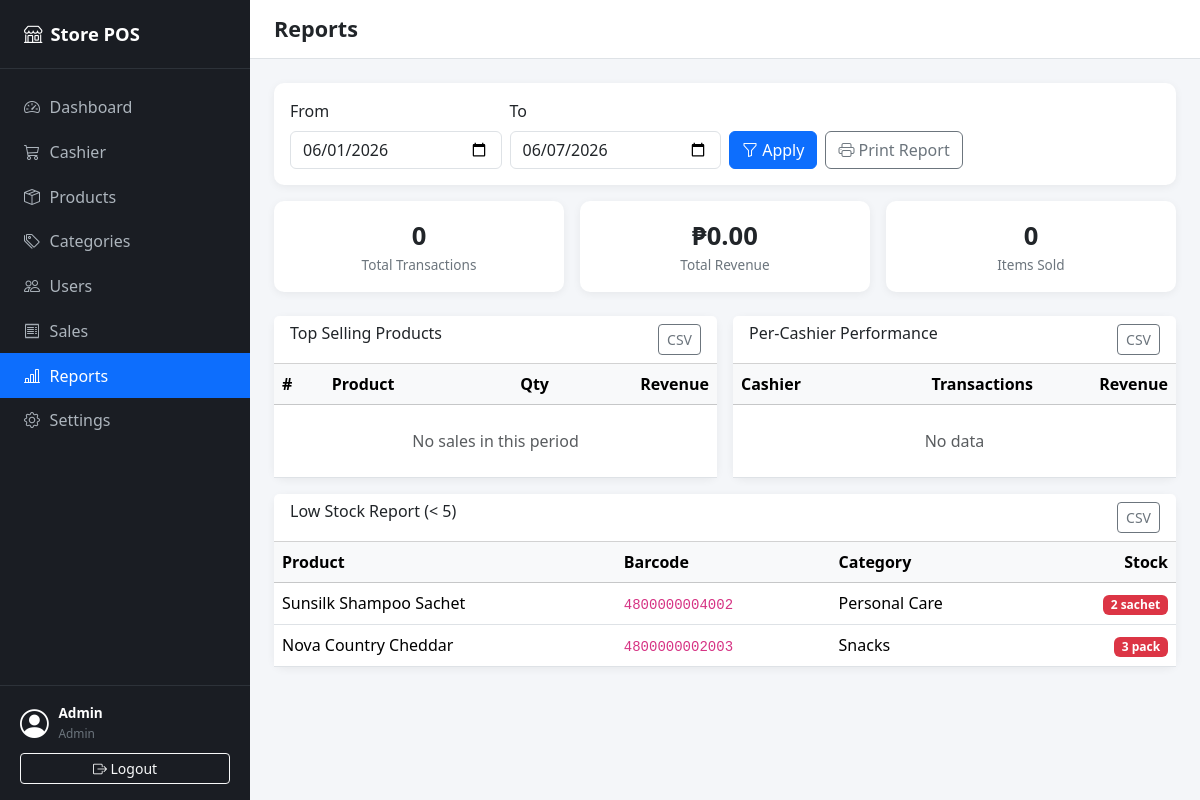
The page /pages/reports.php (signed in) on the database its author committed.
### tables this page shows
CREATE TABLE settings (
  id INT AUTO_INCREMENT PRIMARY KEY,
  setting_key VARCHAR(100) UNIQUE NOT NULL,
  setting_value TEXT
);

CREATE TABLE products (
  id INT AUTO_INCREMENT PRIMARY KEY,
  barcode VARCHAR(100) UNIQUE NOT NULL,
  name VARCHAR(150) NOT NULL,
  category_id INT,
  price DECIMAL(10,2) NOT NULL,
  cost_price DECIMAL(10,2) DEFAULT 0,
  stock INT DEFAULT 0,
  unit VARCHAR(30) DEFAULT 'pcs',
  is_active TINYINT(1) DEFAULT 1,
  FOREIGN KEY (category_id) REFERENCES categories(id)
    ON DELETE SET NULL
    ON UPDATE CASCADE
);

CREATE TABLE categories (
  id INT AUTO_INCREMENT PRIMARY KEY,
  name VARCHAR(100) NOT NULL
);

### includes/functions.php (called while the page is built, shortened)
<?php
function getSetting(mysqli $conn, string $key, string $default = ''): string
{
    $stmt = $conn->prepare('SELECT setting_value FROM settings WHERE setting_key = ? LIMIT 1');
    $stmt->bind_param('s', $key);
    $stmt->execute();
    $result = $stmt->get_result();
    $row = $result->fetch_assoc();
    return $row ? (string) $row['setting_value'] : $default;
}
function formatMoney(float $amount): string
{
    return '₱' . number_format($amount, 2);
}

### pages/reports.php (the view, shortened to what this page needs)
<?php
require_once __DIR__ . '/../includes/header.php';
$dateFrom = $_GET['date_from'] ?? date('Y-m-01');
$dateTo = $_GET['date_to'] ?? date('Y-m-d');
$lowStockThreshold = (int) getSetting($conn, 'low_stock_threshold', '5');
$stmt = $conn->prepare(
    'SELECT COUNT(*) AS transactions, COALESCE(SUM(total), 0) AS revenue
     FROM sales WHERE DATE(created_at) BETWEEN ? AND ?'
);
$stmt->bind_param('ss', $dateFrom, $dateTo);
$stmt->execute();
$summary = $stmt->get_result()->fetch_assoc();
$stmt = $conn->prepare(
    'SELECT COALESCE(SUM(si.qty), 0) AS items_sold
     FROM sale_items si
     INNER JOIN sales s ON si.sale_id = s.id
     WHERE DATE(s.created_at) BETWEEN ? AND ?'
);
$stmt->bind_param('ss', $dateFrom, $dateTo);
$stmt->execute();
$itemsSold = (int) $stmt->get_result()->fetch_assoc()['items_sold'];
$stmt = $conn->prepare(
    'SELECT p.name, SUM(si.qty) AS qty_sold, SUM(si.subtotal) AS revenue
     FROM sale_items si
     INNER JOIN sales s ON si.sale_id = s.id
     INNER JOIN products p ON si.product_id = p.id
     WHERE DATE(s.created_at) BETWEEN ? AND ?
     GROUP BY p.id, p.name
     ORDER BY qty_sold DESC
     LIMIT 20'
);
$stmt->bind_param('ss', $dateFrom, $dateTo);
$stmt->execute();
$topProducts = $stmt->get_result()->fetch_all(MYSQLI_ASSOC);
$stmt = $conn->prepare(
    'SELECT p.name, p.barcode, p.stock, p.unit, c.name AS category_name
     FROM products p
     LEFT JOIN categories c ON p.category_id = c.id
     WHERE p.is_active = 1 AND p.stock < ?
     ORDER BY p.stock ASC'
);
$stmt->bind_param('i', $lowStockThreshold);
$stmt->execute();
$lowStock = $stmt->get_result()->fetch_all(MYSQLI_ASSOC);
$stmt = $conn->prepare(
    'SELECT u.name AS cashier_name, COUNT(s.id) AS transactions, COALESCE(SUM(s.total), 0) AS revenue
     FROM sales s
     INNER JOIN users u ON s.cashier_id = u.id
     WHERE DATE(s.created_at) BETWEEN ? AND ?
     GROUP BY u.id, u.name
     ORDER BY revenue DESC'
);
$stmt->bind_param('ss', $dateFrom, $dateTo);
$stmt->execute();
$cashierPerf = $stmt->get_result()->fetch_all(MYSQLI_ASSOC);
?>
<div class="card stat-card mb-3 no-print">
    <div class="card-body">
        <form method="GET" class="row g-2 align-items-end">
            <div class="col-md-3">
                <label class="form-label">From</label>
                <input type="date" class="form-control" name="date_from" value="<?= htmlspecialchars($dateFrom) ?>">
            </div>
            <div class="col-md-3">
                <label class="form-label">To</label>
                <input type="date" class="form-control" name="date_to" value="<?= htmlspecialchars($dateTo) ?>">
            </div>
            <div class="col-md-6 d-flex gap-2">
                <button type="submit" class="btn btn-primary"><i class="bi bi-funnel"></i> Apply</button>
                <button type="button" class="btn btn-outline-secondary" onclick="window.print()">
                    <i class="bi bi-printer"></i> Print Report
                </button>
            </div>
        </form>
    </div>
</div>
<div class="row g-3 mb-4">
    <div class="col-md-4">
        <div class="card stat-card">
            <div class="card-body text-center">
                <div class="stat-value"><?= (int) $summary['transactions'] ?></div>
                <div class="stat-label">Total Transactions</div>
            </div>
        </div>
    </div>
    <div class="col-md-4">
        <div class="card stat-card">
            <div class="card-body text-center">
                <div class="stat-value"><?= formatMoney((float) $summary['revenue']) ?></div>
                <div class="stat-label">Total Revenue</div>
            </div>
        </div>
    </div>
    <div class="col-md-4">
        <div class="card stat-card">
            <div class="card-body text-center">
                <div class="stat-value"><?= $itemsSold ?></div>
                <div class="stat-label">Items Sold</div>
            </div>
        </div>
    </div>
</div>
<div class="row g-3">
    <div class="col-lg-6">
        <div class="card stat-card">
            <div class="card-header bg-white d-flex justify-content-between">
                <h6 class="mb-0">Top Selling Products</h6>
                <button class="btn btn-sm btn-outline-secondary no-print" onclick="exportTable('topProductsTable', 'top_products')">CSV</button>
            </div>
            <div class="card-body p-0">
                <table class="table table-hover mb-0" id="topProductsTable">
                    <thead class="table-light">
                        <tr><th>#</th><th>Product</th><th class="text-end">Qty</th><th class="text-end">Revenue</th></tr>
                    </thead>
                    <tbody>
                        <?php if (empty($topProducts)): ?>
                            <tr><td colspan="4" class="text-center text-muted py-4">No sales in this period</td></tr>
                        <?php endif; ?>
                    </tbody>
                </table>
            </div>
        </div>
    </div>
    <div class="col-lg-6">
        <div class="card stat-card">
            <div class="card-header bg-white d-flex justify-content-between">
                <h6 class="mb-0">Per-Cashier Performance</h6>
                <button class="btn btn-sm btn-outline-secondary no-print" onclick="exportTable('cashierTable', 'cashier_performance')">CSV</button>
            </div>
            <div class="card-body p-0">
                <table class="table table-hover mb-0" id="cashierTable">
                    <thead class="table-light">
                        <tr><th>Cashier</th><th class="text-end">Transactions</th><th class="text-end">Revenue</th></tr>
                    </thead>
                    <tbody>
                        <?php if (empty($cashierPerf)): ?>
                            <tr><td colspan="3" class="text-center text-muted py-4">No data</td></tr>
                        <?php endif; ?>
                    </tbody>
                </table>
            </div>
        </div>
    </div>
    <div class="col-12">
        <div class="card stat-card">
            <div class="card-header bg-white d-flex justify-content-between">
                <h6 class="mb-0">Low Stock Report (&lt; <?= $lowStockThreshold ?>)</h6>
                <button class="btn btn-sm btn-outline-secondary no-print" onclick="exportTable('lowStockTable', 'low_stock')">CSV</button>
            </div>
            <div class="card-body p-0">
                <table class="table table-hover mb-0" id="lowStockTable">
                    <thead class="table-light">
                        <tr><th>Product</th><th>Barcode</th><th>Category</th><th class="text-end">Stock</th></tr>
                    </thead>
                    <tbody>
                        <?php if (empty($lowStock)): ?>
                            <tr><td colspan="4" class="text-center text-muted py-4">All products sufficiently stocked</td></tr>
                        <?php else: ?>
                            <?php foreach ($lowStock as $p): ?>
                                <tr>
                                    <td><?= htmlspecialchars($p['name']) ?></td>
                                    <td><code><?= htmlspecialchars($p['barcode']) ?></code></td>
                                    <td><?= htmlspecialchars($p['category_name'] ?? '—') ?></td>
                                    <td class="text-end"><span class="badge bg-danger"><?= (int) $p['stock'] ?> <?= htmlspecialchars($p['unit']) ?></span></td>
                                </tr>
                            <?php endforeach; ?>
                        <?php endif; ?>
                    </tbody>
                </table>
            </div>
        </div>
    </div>
</div>
<?php require_once __DIR__ . '/../includes/footer.php'; ?>

### assets/css/style.css (style rules this page uses)
body { background-color: #f4f6f9; overflow-x: hidden; }
.stat-card { border: none; border-radius: 10px; box-shadow: 0 2px 8px rgba(0, 0, 0, 0.06); transition: transform 0.15s; }
.stat-card .stat-value { font-size: 1.6rem; font-weight: 700; color: #212529; }
.stat-card .stat-label { font-size: 0.85rem; color: #6c757d; }

### rows shown on the page
settings: setting_value "5"
products: name "Sunsilk Shampoo Sachet", barcode "4800000004002", category.name "Personal Care", stock "2", unit "sachet"
products: name "Nova Country Cheddar", barcode "4800000002003", category.name "Snacks", stock "3", unit "pack"

### other values the page prints
$_SESSION['name'] "Admin"
$_SESSION['role'] "Admin"
$pageTitle "Reports"
$summary['transactions'] "0"
formatMoney((float) $summary['revenue']) "₱0.00"
$itemsSold "0"
